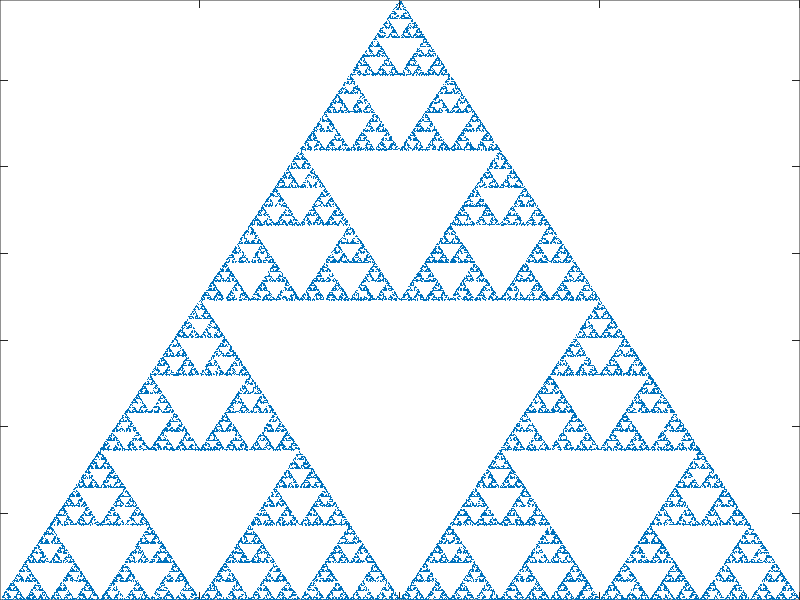

Here is the MATLAB script that generated this plot:
% Program_06b - The Sierpinski Triangle.
% Chapter 6 - Fractals and Multifractals.
% Copyright Springer 2025. Stephen Lynch.

% The Sierpinski triangle (Figure 6.6).
% The vertices of the triangle.
A=[0,0];B=[4,0];C=[2,2*sqrt(3)];
% The number of points to be plotted.
Nmax=50000;
P=zeros(Nmax,2);
scale=1/2;
for n=1:Nmax
    r=rand;
    if r<1/3
        P(n+1,:)=P(n,:)+(A-P(n,:)).*scale;
    elseif r<2/3
        P(n+1,:)=P(n,:)+(B-P(n,:)).*scale;
    else
        P(n+1,:)=P(n,:)+(C-P(n,:)).*scale;
    end
end

plot(P(:,1),P(:,2),'.','MarkerSize',1);
axis([0 4 0 2*sqrt(3)])
set(gca,'Position',[0 0 1 1])

% End of Program_06b.